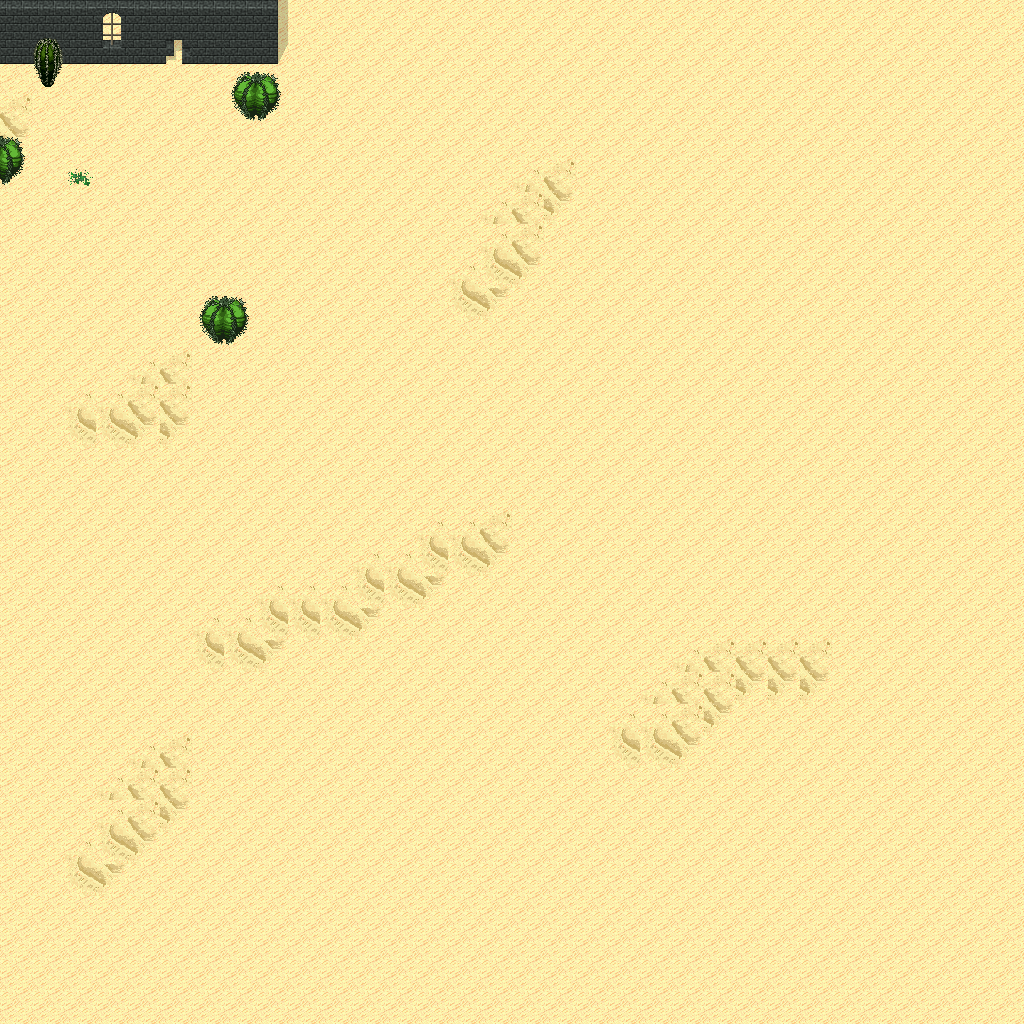

A 2D game scene composited from a Tiled map and its tileset images. What follows is a short description and the map's XML, with each tile layer's data collapsed to a summary:
An orthogonal 32x32 tile map with 32x32 px tiles, 5 tile layers (Ground, Objects, Objects2, Above, ...), 1 hidden layer not drawn, 16 tilesets.

<map version="1.10" tiledversion="1.11.0" orientation="orthogonal" renderorder="right-down" width="32" height="32" tilewidth="32" tileheight="32" infinite="0" nextlayerid="11" nextobjectid="1">
 <tileset firstgid="1" name="logic_collision" tilewidth="32" tileheight="32" tilecount="1" columns="1">
  <image source="../drawable/logic_collision.png" width="32" height="32" />
 </tileset>
 <tileset firstgid="2" name="ground_ground" tilewidth="32" tileheight="32" tilecount="33" columns="3">
  <image source="../drawable/ground_ground.png" width="96" height="352" />
 </tileset>
 <tileset firstgid="35" name="terrain_desert" tilewidth="32" tileheight="32" tilecount="88" columns="8">
  <image source="../drawable/terrain_desert.png" width="256" height="352" />
 </tileset>
 <tileset firstgid="123" name="ground_sand_edges" tilewidth="32" tileheight="32" tilecount="15" columns="5">
  <image source="../drawable/ground_sand_edges.png" width="160" height="96" />
 </tileset>
 <tileset firstgid="138" name="ground_sand_2" tilewidth="32" tileheight="32" tilecount="15" columns="5">
  <image source="../drawable/ground_sand_2.png" width="160" height="96" />
 </tileset>
 <tileset firstgid="153" name="building_stone_ruins" tilewidth="32" tileheight="32" tilecount="72" columns="6">
  <image source="../drawable/building_stone_ruins.png" width="192" height="384" />
 </tileset>
 <tileset firstgid="225" name="item_statue_blackened_column" tilewidth="32" tileheight="32" tilecount="4" columns="1">
  <image source="../drawable/item_statue_blackened_column.png" width="32" height="128" />
 </tileset>
 <tileset firstgid="229" name="item_statue_skull_carving" tilewidth="32" tileheight="32" tilecount="4" columns="2">
  <image source="../drawable/item_statue_skull_carving.png" width="64" height="64" />
 </tileset>
 <tileset firstgid="233" name="item_statue_skullpedestal" tilewidth="32" tileheight="32" tilecount="2" columns="1">
  <image source="../drawable/item_statue_skullpedestal.png" width="32" height="64" />
 </tileset>
 <tileset firstgid="235" name="plant_tree_banana_tree" tilewidth="32" tileheight="32" tilecount="40" columns="4">
  <image source="../drawable/plant_tree_banana_tree.png" width="128" height="320" />
 </tileset>
 <tileset firstgid="275" name="plant_tree_palm_tree" tilewidth="32" tileheight="32" tilecount="6" columns="2">
  <image source="../drawable/plant_tree_palm_tree.png" width="64" height="96" />
 </tileset>
 <tileset firstgid="281" name="plant_tree_palm_trees" tilewidth="32" tileheight="32" tilecount="40" columns="4">
  <image source="../drawable/plant_tree_palm_trees.png" width="128" height="320" />
 </tileset>
 <tileset firstgid="321" name="plant_bush_large_green" tilewidth="32" tileheight="32" tilecount="9" columns="3">
  <image source="../drawable/plant_bush_large_green.png" width="96" height="96" />
 </tileset>
 <tileset firstgid="330" name="plant_cactus" tilewidth="32" tileheight="32" tilecount="2" columns="1">
  <image source="../drawable/plant_cactus.png" width="32" height="64" />
 </tileset>
 <tileset firstgid="332" name="plant_lily_pads" tilewidth="32" tileheight="32" tilecount="2" columns="1">
  <image source="../drawable/plant_lily_pads.png" width="32" height="64" />
 </tileset>
 <tileset firstgid="334" name="plant_round_cactuses" tilewidth="32" tileheight="32" tilecount="20" columns="10">
  <image source="../drawable/plant_round_cactuses.png" width="320" height="64" />
 </tileset>
 <layer id="1" name="Ground" width="32" height="32">
  <data>[1024 cells, 1024 non-empty, 6 distinct tile ids]</data>
 </layer>
 <layer id="2" name="Objects" width="32" height="32">
  <data>[1024 cells, 15 non-empty, 7 distinct tile ids]</data>
 </layer>
 <layer id="3" name="Objects2" width="32" height="32">
  <data>[1024 cells, 1 non-empty, 1 distinct tile ids]</data>
 </layer>
 <layer id="4" name="Above" width="32" height="32">
  <data>[1024 cells, 14 non-empty, 5 distinct tile ids]</data>
 </layer>
 <layer id="5" name="Above2" width="32" height="32">
  <data>[1024 cells, 0 non-empty, 0 distinct tile ids]</data>
 </layer>
 <layer id="6" name="Walkable" width="32" height="32" visible="0">
  <data>[1024 cells, 16 non-empty, 1 distinct tile ids]</data>
 </layer>
 <objectgroup id="7" name="Mapevents" />
 <objectgroup id="8" name="Spawn" />
 <objectgroup id="9" name="Keys" />
 <objectgroup id="10" name="Replace" />
</map>
